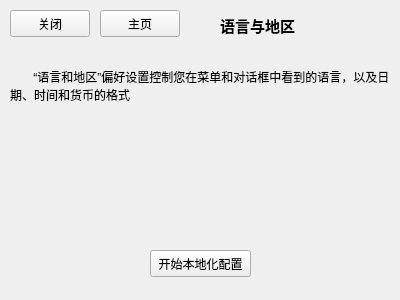
<?xml version="1.0" encoding="UTF-8"?>
<ui version="4.0">
 <class>Lancc</class>
 <widget class="QWidget" name="Lancc">
  <property name="geometry">
   <rect>
    <x>0</x>
    <y>0</y>
    <width>400</width>
    <height>300</height>
   </rect>
  </property>
  <property name="windowTitle">
   <string>Form</string>
  </property>
  <widget class="QLabel" name="label">
   <property name="geometry">
    <rect>
     <x>220</x>
     <y>10</y>
     <width>81</width>
     <height>31</height>
    </rect>
   </property>
   <property name="font">
    <font>
     <pointsize>11</pointsize>
     <weight>75</weight>
     <bold>true</bold>
    </font>
   </property>
   <property name="text">
    <string>语言与地区</string>
   </property>
  </widget>
  <widget class="QPushButton" name="pushButton">
   <property name="geometry">
    <rect>
     <x>10</x>
     <y>10</y>
     <width>80</width>
     <height>27</height>
    </rect>
   </property>
   <property name="text">
    <string>关闭</string>
   </property>
  </widget>
  <widget class="QLabel" name="label_2">
   <property name="geometry">
    <rect>
     <x>10</x>
     <y>70</y>
     <width>381</width>
     <height>31</height>
    </rect>
   </property>
   <property name="text">
    <string>       “语言和地区”偏好设置控制您在菜单和对话框中看到的语言，以及日期、时间和货币的格式</string>
   </property>
   <property name="wordWrap">
    <bool>true</bool>
   </property>
  </widget>
  <widget class="QPushButton" name="pushButton_3">
   <property name="geometry">
    <rect>
     <x>150</x>
     <y>250</y>
     <width>101</width>
     <height>27</height>
    </rect>
   </property>
   <property name="text">
    <string>开始本地化配置</string>
   </property>
  </widget>
  <widget class="QPushButton" name="pushButton_2">
   <property name="geometry">
    <rect>
     <x>100</x>
     <y>10</y>
     <width>80</width>
     <height>27</height>
    </rect>
   </property>
   <property name="text">
    <string>主页</string>
   </property>
  </widget>
 </widget>
 <resources/>
 <connections/>
</ui>
